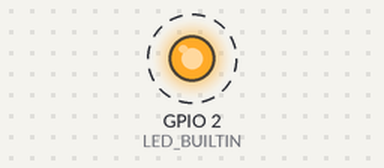
Simulated run of this sketch. Board: ESP32. Parts: output pins drawn as LEDs (lit = HIGH). Dashed ring = blinking. WiFi joins after 1.5 s; servers stay silent unless stated; what the sketch prints to the serial monitor is not drawn.

Above: at 2.0 s.
Timing chart, 0 to 6.1 s (numbered marks = the images above):
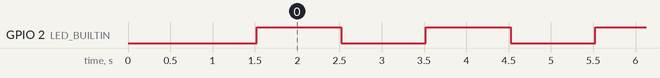

Measured:
- by itself, GPIO 2 (LED_BUILTIN): alternates HIGH for 1.0 s and LOW for 1.0 s

The sketch:

ota-update-basic.ino
```cpp
/*
 * ESP32-Community | Beginner Project 15: ArduinoOTA Wireless Firmware Updates
 *
 * Update your ESP32 firmware over Wi-Fi without plugging in a USB cable!
 * Uses ArduinoOTA and mDNS ("esp32-ota.local").
 *
 * Part of ESP32-Community Hub: https://github.com/tushar2704/ESP32-Community
 * Video Tutorials & Community: @IamNotIntoTech | @Makerrdesigns
 */

#include <Arduino.h>
#include <WiFi.h>
#include <ESPmDNS.h>
#include <WiFiUdp.h>
#include <ArduinoOTA.h>

// Enter your Wi-Fi credentials here
const char *SSID = "YOUR_WIFI_SSID";
const char *PASSWORD = "YOUR_WIFI_PASSWORD";

// Optional OTA password for secure wireless flashing
const char *OTA_PASSWORD = "admin";

#ifndef LED_BUILTIN
  #define LED_BUILTIN 2
#endif

void setupOTA() {
  // Hostname for mDNS: will advertise as esp32-ota.local
  ArduinoOTA.setHostname("esp32-ota");

  // Optional authentication password
  ArduinoOTA.setPassword(OTA_PASSWORD);

  ArduinoOTA.onStart([]() {
    String type;
    if (ArduinoOTA.getCommand() == U_FLASH) {
      type = "sketch";
    } else { // U_SPIFFS
      type = "filesystem";
    }
    Serial.println("\n[OTA] Start updating " + type);
  });

  ArduinoOTA.onEnd([]() {
    Serial.println("\n[OTA] Update Complete! Rebooting...");
  });

  ArduinoOTA.onProgress([](unsigned int progress, unsigned int total) {
    Serial.printf("[OTA] Progress: %u%%\r", (progress / (total / 100)));
  });

  ArduinoOTA.onError([](ota_error_t error) {
    Serial.printf("[OTA] Error[%u]: ", error);
    if (error == OTA_AUTH_ERROR) Serial.println("Auth Failed");
    else if (error == OTA_BEGIN_ERROR) Serial.println("Begin Failed");
    else if (error == OTA_CONNECT_ERROR) Serial.println("Connect Failed");
    else if (error == OTA_RECEIVE_ERROR) Serial.println("Receive Failed");
    else if (error == OTA_END_ERROR) Serial.println("End Failed");
  });

  ArduinoOTA.begin();
  Serial.println("[OTA] Service Ready! You can now flash wirelessly via Arduino IDE or PlatformIO.");
}

void setup() {
  Serial.begin(115200);
  pinMode(LED_BUILTIN, OUTPUT);
  digitalWrite(LED_BUILTIN, LOW);

  Serial.println("\n==================================================");
  Serial.println("     ESP32 Community: ArduinoOTA Wireless Demo    ");
  Serial.println("==================================================");

  // Connect to Wi-Fi
  Serial.printf("Connecting to %s ", SSID);
  WiFi.mode(WIFI_STA);
  WiFi.begin(SSID, PASSWORD);

  int timeout = 0;
  while (WiFi.status() != WL_CONNECTED && timeout < 20) {
    delay(500);
    Serial.print(".");
    timeout++;
  }

  if (WiFi.status() == WL_CONNECTED) {
    Serial.println("\n[WiFi] Connected successfully!");
    Serial.print("[WiFi] IP Address: ");
    Serial.println(WiFi.localIP());
    setupOTA();
  } else {
    Serial.println("\n[WiFi] Connection timed out. OTA will not start.");
  }
}

void loop() {
  // Handle incoming OTA requests
  ArduinoOTA.handle();

  // Heartbeat blink to verify code execution
  static unsigned long lastBlink = 0;
  static bool ledState = false;
  if (millis() - lastBlink > 1000) {
    lastBlink = millis();
    ledState = !ledState;
    digitalWrite(LED_BUILTIN, ledState ? HIGH : LOW);
  }
}
```
